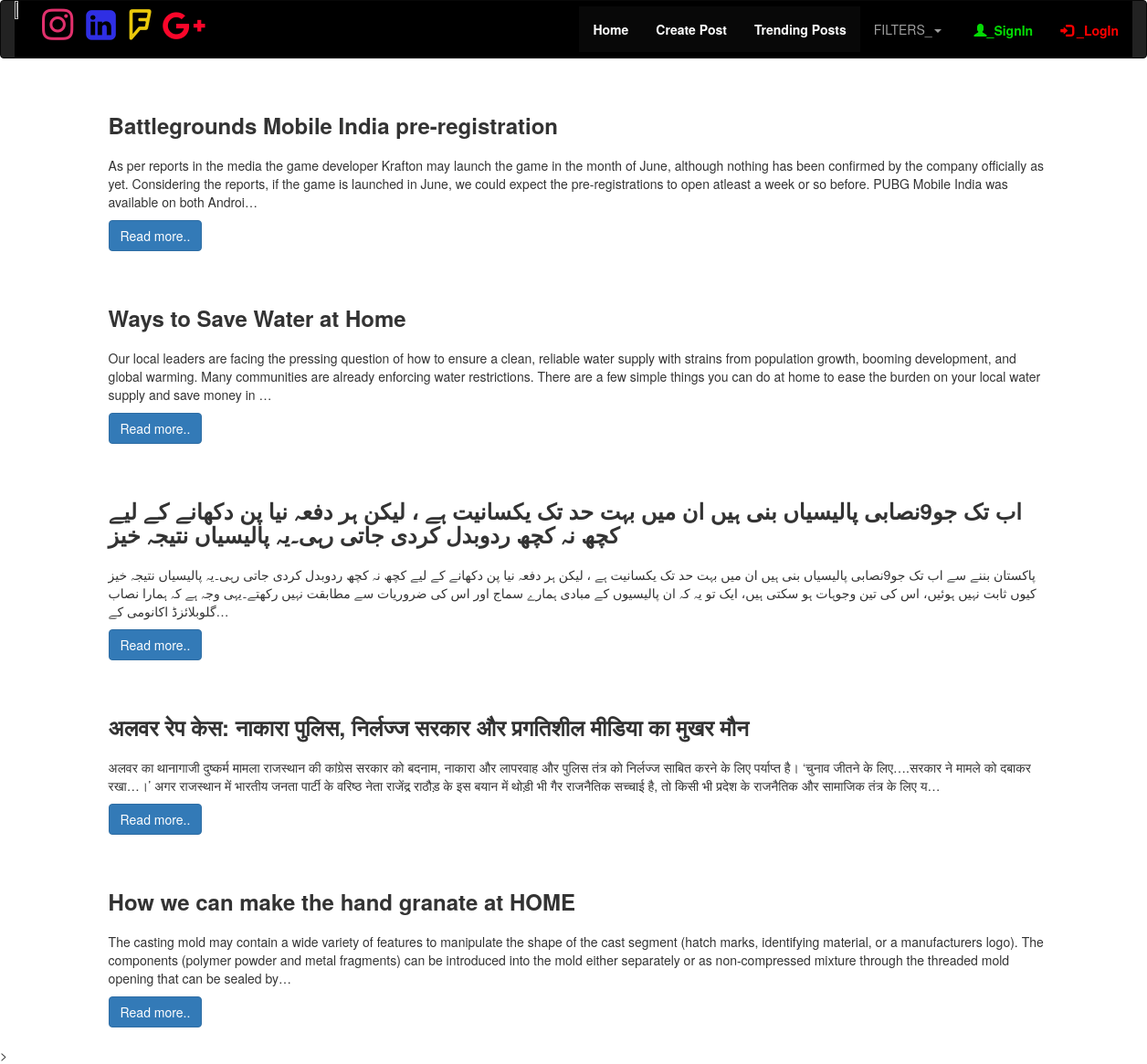
Screenshot of /Blog/display/ with the database file from the repository.
### BlogAPP/models.py (models this page shows, shortened)
class Instruction(models.Model):
  User_Name = models.ForeignKey(User, on_delete=models.CASCADE, related_name='User_Name')
  id = models.BigAutoField(primary_key=True)
  Title_M   = models.CharField(max_length=200,null=True,primary_key=False)
  Details_M = RichTextField(null=True)
  Likes_M = models.ManyToManyField(User, related_name='blog_Post')
  ImagesM  = models.FileField(blank=True, upload_to='images/')
  published_date = models.DateTimeField(default=timezone.now)

### BlogAPP/views.py (the view)
# urls.py: path('display/',views.display, name='display'),
def display(request):
  All_POSTs = Instruction.objects.all()
  return render(request,'display.html', {'PostS':All_POSTs})

### templates/display.html (shortened to what this page needs)
<!DOCTYPE html>
{% extends 'base.html' %}
{% block content %}
<html lang="en">
<head>
</head>
<body>
  {% load static %}
    <div class="container" style="margin-left: 4%;">
      {% for c in PostS %} <br>
      <div class="card" style="width: 90%; ">
        <div class="card-body">
          <h3 class="card-title" style="margin-bottom: 2%;"><b>{{ c.Title_M }}</b></h3>
          <p class="card-text">{{ c.Details_M|truncatechars:350|safe }}</p>
        </div>
        <a href="{% url 'details' c.pk %}" class="btn btn-primary stretched-link">Read more..</a>
      </div><br>
      {% endfor %}
    </div>
</body>
{% endblock %}

### rows the page displays
Instruction: Title_M "Battlegrounds Mobile India pre-registration", Details_M "As per reports in the media the game developer Krafton may launch the game in the month of June, although nothing has been confirmed by the company officially as yet. Considering the reports, if the game is launched in June, we could expect the pre-registrations to open atleast a week or so before. PUBG Mobile India was available on both Androi…"
Instruction: Title_M "Ways to Save Water at Home", Details_M "Our local leaders are facing the pressing question of how to ensure a clean, reliable water supply with strains from population growth, booming development, and global warming. Many communities are already enforcing water restrictions. There are a few simple things you can do at home to ease the burden on your local water supply and save money in …"
Instruction: Title_M "اب تک جو9نصابی پالیسیاں بنی ہیں ان میں بہت حد تک یکسانیت ہے ، لیکن ہر دفعہ نیا پن دکھانے کے لیے کچھ نہ کچھ ردوبدل کردی جاتی رہی۔یہ پالیسیاں نتیجہ خیز", Details_M "پاکستان بننے سے اب تک جو9نصابی پالیسیاں بنی ہیں ان میں بہت حد تک یکسانیت ہے ، لیکن ہر دفعہ نیا پن دکھانے کے لیے کچھ نہ کچھ ردوبدل کردی جاتی رہی۔یہ پالیسیاں نتیجہ خیز کیوں ثابت نہیں ہوئیں، اس کی تین وجوہات ہو سکتی ہیں، ایک تو یہ کہ ان پالیسیوں کے مبادی ہمارے سماج اور اس کی ضروریات سے مطابقت نہیں رکھتے۔یہی وجہ ہے کہ ہمارا نصاب گلوبلائزڈ اکانومی کے…"
Instruction: Title_M "अलवर रेप केस: नाकारा पुलिस, निर्लज्ज सरकार और प्रगतिशील मीडिया का मुखर मौन", Details_M "अलवर का थानागाजी दुष्कर्म मामला राजस्थान की कांग्रेस सरकार को बदनाम, नाकारा और लापरवाह और पुलिस तंत्र को निर्लज्ज साबित करने के लिए पर्याप्त है। ‘चुनाव जीतने के लिए….सरकार ने मामले को दबाकर रखा…।’ अगर राजस्थान में भारतीय जनता पार्टी के वरिष्ठ नेता राजेंद्र राठौड़ के इस बयान में थोड़ी भी गैर राजनैतिक सच्चाई है, तो किसी भी प्रदेश के राजनैतिक और सामाजिक तंत्र के लिए य…"
Instruction: Title_M "How we can make the hand granate at HOME", Details_M "The casting mold may contain a wide variety of features to manipulate the shape of the cast segment (hatch marks, identifying material, or a manufacturers logo). The components (polymer powder and metal fragments) can be introduced into the mold either separately or as non-compressed mixture through the threaded mold opening that can be sealed by…"
